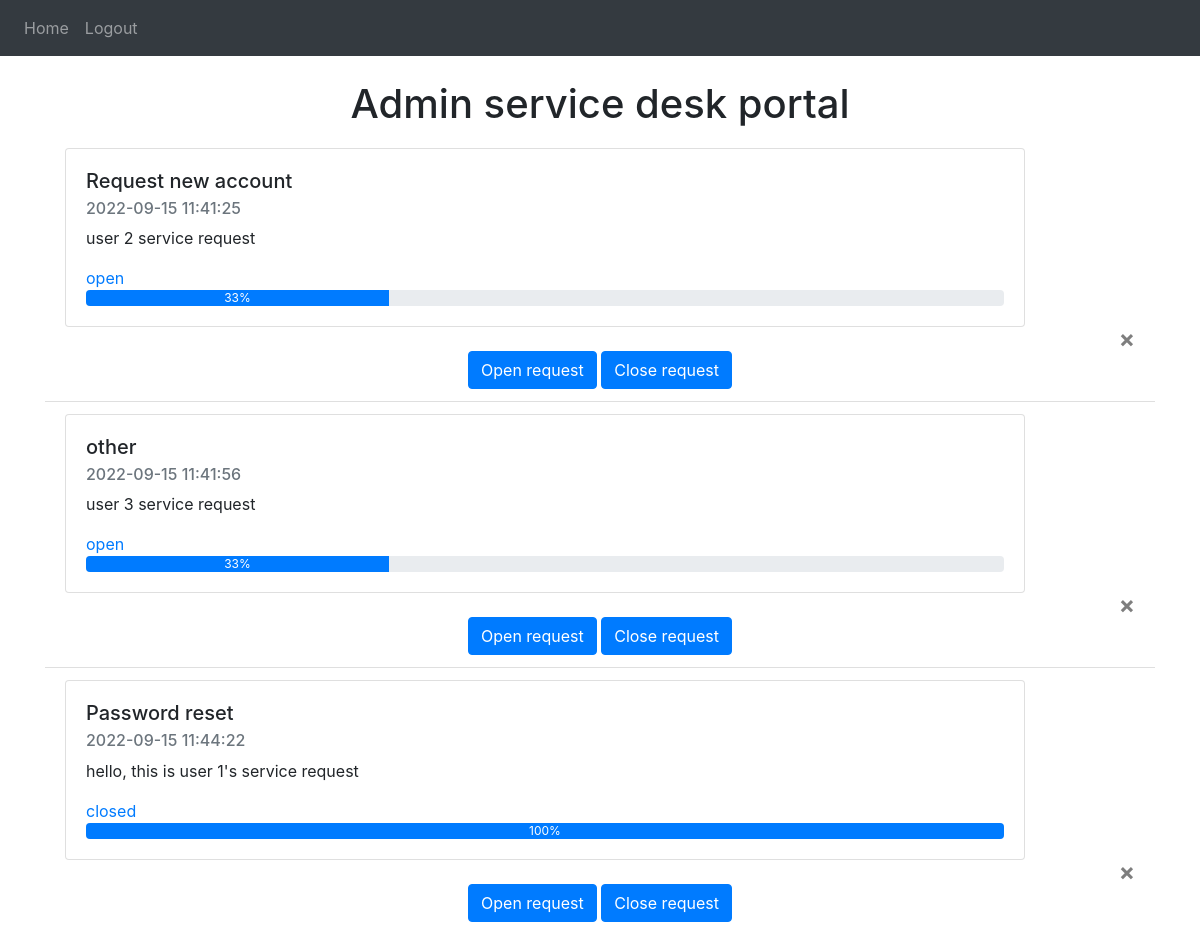
The page /admin (signed in) on the database its author committed.
### Flask-agile/website/models.py (models this page shows)
class Service_request(db.Model):
    id = db.Column(db.Integer, primary_key=True)
    data = db.Column(db.String(10000))
    date = db.Column(db.DateTime(timezone=True), default=func.now())
    user_id = db.Column(db.Integer, db.ForeignKey('user.id'))
    status_id = db.Column(db.Integer, db.ForeignKey('status.id'))
    category_id = db.Column(db.Integer, db.ForeignKey('category.id'))

### Flask-agile/website/views.py (the view)
@views.route("/admin", methods=['GET', 'POST'])
@login_required
def admin():
    users = load_all_requests()
    return render_template("admin.html", user=current_user, service_request = users )

### Flask-agile/website/__init__.py (called while the page is built)
def create_app():
    app = Flask(__name__)
    app.url_map.strict_slashes = False
    app.config['SECRET_KEY'] = 'hjshjhdjah kjshkjdhjs'
    app.config['SQLALCHEMY_DATABASE_URI'] = f'sqlite:///{DB_NAME}'
    db.init_app(app)
    from .views import views
    from .auth import auth
    app.register_blueprint(views, url_prefix='/')
    app.register_blueprint(auth, url_prefix='/')
    from .models import User, Service_request, Status, Category
    create_database(app)
    login_manager = LoginManager()
    login_manager.login_view = 'auth.login'
    login_manager.init_app(app)
    @login_manager.user_loader
    def load_user(id):
        return User.query.get(int(id))
    return app

### Flask-agile/website/views.py (called while the page is built)
def load_all_requests():
    return Service_request.query.all()

### Flask-agile/website/templates/admin.html (shortened to what this page needs)
{% extends "base.html" %} {% block title %}Home{% endblock %} {% block content
        %}
        <br />
        <h1 align="center">Admin service desk portal</h1>
        <nav>
        <ul class="list-group list-group-flush" id="user_requests">
          {% for eachuser in service_request %}
        <li class="list-group-item">
          <div class="card" style="width: 60rem;">
            <div class="card-body">
              {% if eachuser.category_id == 1 %}
              <h5 class="card-title">Request new account</h5>
              {% elif eachuser.category_id == 2 %}
              <h5 class="card-title">Password reset</h5>
              {% else %}
              <h5 class="card-title">other</h5>
              {% endif %}
              <h6 class="card-subtitle mb-2 text-muted">{{eachuser.date}}</h6>
              <p class="card-text">{{eachuser.data}}</p>
              {% if eachuser.status_id == 1 %}
              <a href="#" class="card-link">open</a>
              <div class="progress">
                <div class="progress-bar" role="progressbar" style="width: 33%;" aria-valuenow="33" aria-valuemin="0" aria-valuemax="100">33%</div>
              </div>
              {% elif eachuser.status_id == 2 %}
              <a href="#" class="card-link">In progress</a>
              <div class="progress">
                <div class="progress-bar" role="progressbar" style="width: 66%;" aria-valuenow="33" aria-valuemin="0" aria-valuemax="100">66%</div>
              </div>
              {% else %}
              <a href="#" class="card-link">closed</a>
              <div class="progress">
                <div class="progress-bar" role="progressbar" style="width: 100%;" aria-valuenow="33" aria-valuemin="100%" aria-valuemax="100">100%</div>
              </div>
              {% endif %}
            </div>
          </div>
          <button type="button" class="close" onClick="deleteService_request({{ eachuser.id }})">
            <span aria-hidden="true">&times;</span>
          </button>
          <br />
          <form method="POST">
              <div align="center">
                <button type="submit" class="btn btn-primary" value="2" name="service_request_status_id"id="service_request_status_id" onClick="serviceId_request({{ eachuser.id }})">Open request</button>
                <button type="submit" class="btn btn-primary" value="3" name="service_request_status_id"id="service_request_status_id" onClick="serviceId_request2({{ eachuser.id }})">Close request</button>
              </div>
            </form>
        {% endfor %}
      </ul>
      </div>
        {% endblock %}

### Flask-agile/website/templates/base.html (shortened to what this page needs)
<!DOCTYPE html>
<html>
  <head>
    <link
      rel="stylesheet"
      href="https://stackpath.bootstrapcdn.com/bootstrap/4.4.1/css/bootstrap.min.css"
    />
    <link
      rel="stylesheet"
      href="https://stackpath.bootstrapcdn.com/font-awesome/4.7.0/css/font-awesome.min.css"
    />
  </head>
  <body>
    <nav class="navbar navbar-expand-lg navbar-dark bg-dark">
      <div class="collapse navbar-collapse" id="navbar">
        <div class="navbar-nav">
          {% if user.admin == 'true' %}
          <a class="nav-item nav-link" id="home" href="/">Home</a>
          <a class="nav-item nav-link" id="logout" href="/logout">Logout</a>
          <a class="nav-item nav-link" id="adminPrivileges" href="/adminPrivileges">Privileges</a>
          <a class="nav-item nav-link" id="admin" href="/admin">Requests</a>
          {% elif user.is_authenticated %}
          <a class="nav-item nav-link" id="home" href="/">Home</a>
          <a class="nav-item nav-link" id="logout" href="/logout">Logout</a>
          {% else %}
          <a class="nav-item nav-link" id="login" href="/login">Login</a>
          <a class="nav-item nav-link" id="signUp" href="/sign-up">Sign Up</a>
          {% endif %}
        </div>
      </div>
    </nav>
    <div class="container">{% block content %} {% endblock %}</div>
  </body>
</html>

### rows shown on the page
Service_request: shows "Request new account", date "2022-09-15 11:41:25", data "user 2 service request", shows "open"
Service_request: shows "other", date "2022-09-15 11:41:56", data "user 3 service request", shows "open", {{ eachuser.id }} 2 (drawn)
Service_request: shows "Password reset", date "2022-09-15 11:44:22", data "hello, this is user 1's service request", shows "closed", {{ eachuser.id }} 3 (drawn)
